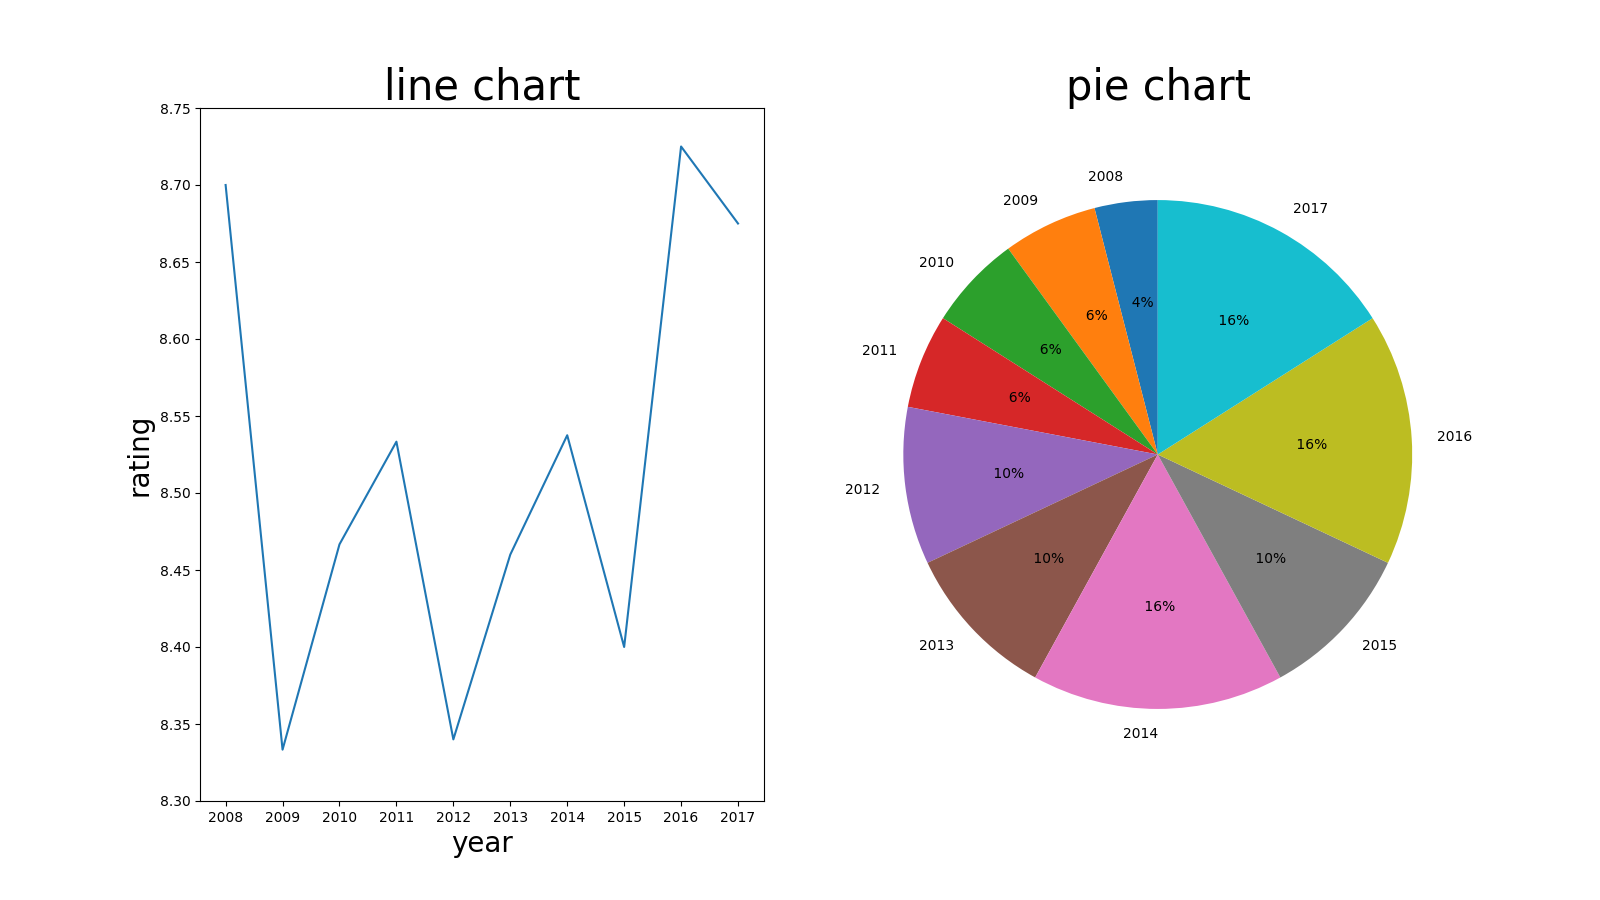

Generate this figure with Python:
#!/usr/bin/env python
# Name: Tiancheng Guo
# Student number: 12455814
"""
This script visualizes data obtained from a .csv file
"""

import csv
import matplotlib.pyplot as plt
import numpy as np

# Global constants for the input file, first and last year
INPUT_CSV = "movies.csv"
START_YEAR = 2008
END_YEAR = 2018

# Global dictionary for the data
#data_dict = {str(key): [] for key in range(START_YEAR, END_YEAR)}

rating_total_points = [0 for i in range(10)]
movies_count = [0 for i in range(10)]
rating_avg_points = [0 for i in range(10)]

data_dict = []

def line_chart():
    # this line chart is picturing by matplotlib.
    plt.subplot(1, 2, 1)
    plt.title("line chart", fontsize=30)
    my_x_ticks = np.arange(START_YEAR, END_YEAR, 1)
    my_y_ticks = np.arange(8.30, 8.80, 0.05)
    plt.xlabel("year", fontsize=20)
    plt.ylabel("rating", fontsize=20)
    plt.plot([i for i in range(START_YEAR, END_YEAR)], rating_avg_points)
    plt.xticks(my_x_ticks)
    plt.yticks(my_y_ticks)
    # plt.show()


def pie_chart():
    plt.subplot(1, 2, 2)
    plt.title("pie chart", fontsize=30)
    labels = [i for i in range(START_YEAR, END_YEAR)]
    plt.pie(movies_count, labels=labels, autopct='%3.0f%%', shadow=False, startangle=90,  pctdistance=0.6)
    plt.axis('equal')
    # plt.show()


if __name__ == "__main__":
    with open(INPUT_CSV, newline="") as csv_file:
        csv_reader = csv.reader(csv_file)
        cnt = -1
        for item in csv_reader:
            if cnt == -1:
                cnt = 0
                continue
            year = int(item[2]) - START_YEAR
            movies_count[year] = movies_count[year] + 1
            rating_total_points[year] = rating_total_points[year] + float(item[1])

    for i in range(10):
        rating_avg_points[i] = rating_total_points[i] / movies_count[i]
        data_dict.append([START_YEAR + i, rating_avg_points[i]])

    print(data_dict)
    plt.figure(figsize=(16, 9))
    line_chart()
    pie_chart()
    plt.savefig("visualizer.png")
    plt.show()
